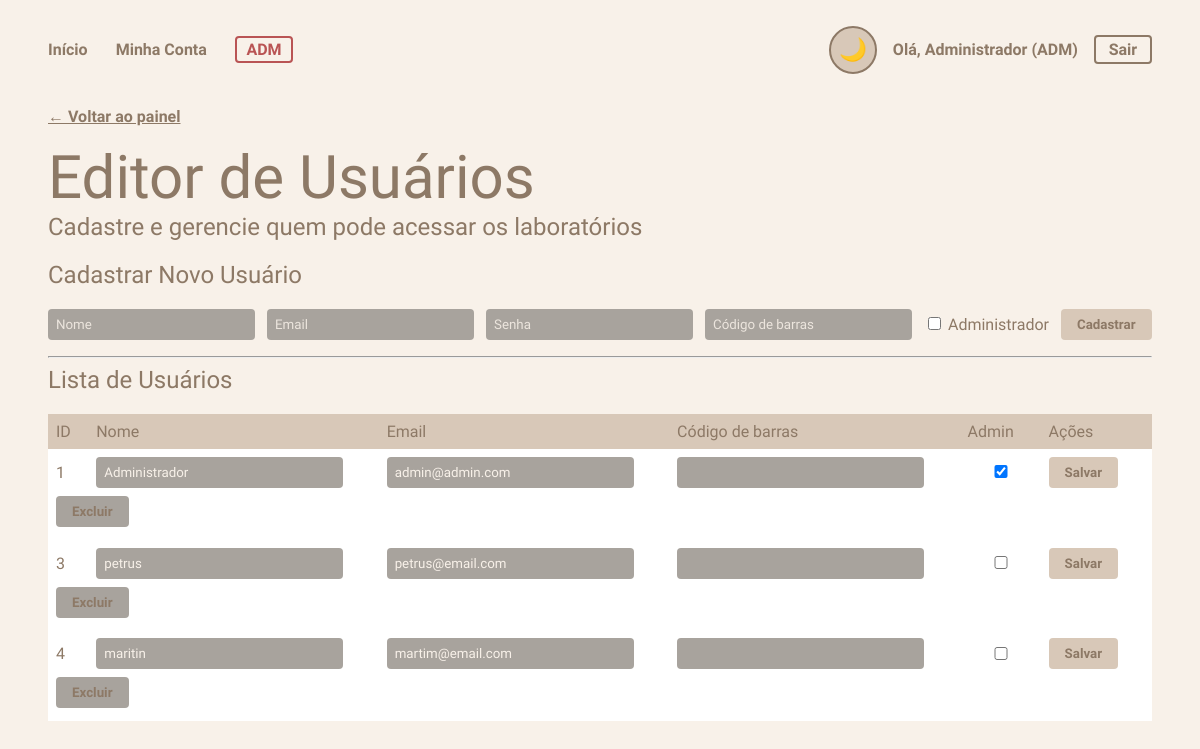
Screenshot of /admin/usuarios (signed in) with the database file from the repository.
### tables this page shows
CREATE TABLE SistemaUsuario (
        id INTEGER NOT NULL PRIMARY KEY AUTOINCREMENT,
        nome VARCHAR(100) NOT NULL,
        email VARCHAR(100) NOT NULL UNIQUE,
        senha_hash VARCHAR(200) NOT NULL,
        is_admin BOOLEAN NOT NULL DEFAULT 0,
        criado_em TIMESTAMP DEFAULT CURRENT_TIMESTAMP
    , codigo_barras VARCHAR(50));

### routes.py (the view, shortened to what this page needs)
@app.route("/admin/usuarios", methods=["GET", "POST"])
@admin_required
def admin_usuarios():
    mensagem = None
    usuarios = ListarUsuariosSistema()
    return render_template("admin_usuarios.html", usuarios=usuarios, mensagem=mensagem)

### agenda.py (called while the page is built)
def Periodos():
    return PERIODOS

### autenticacao.py (called while the page is built)
def admin_required(funcao):
    @wraps(funcao)
    def decorada(*args, **kwargs):
        if not session.get("usuario_id"):
            return redirect(url_for("login"))
        if not session.get("usuario_admin"):
            return redirect(url_for("home"))
        return funcao(*args, **kwargs)
    return decorada

### routes.py (called while the page is built)
@app.context_processor
def contexto_global():
    return {
        "periodos": Periodos(),
        "hoje": date.today().isoformat(),
        "usuario_sessao": session.get("usuario_nome"),
        "usuario_eh_admin": session.get("usuario_admin", False),
    }

### usuarios.py (called while the page is built)
def ListarUsuariosSistema():
    cursor.execute(
        "SELECT id, nome, email, is_admin, codigo_barras FROM SistemaUsuario ORDER BY id"
    )
    return cursor.fetchall()

### templates/admin_usuarios.html (shortened to what this page needs)
{% extends "base.html" %}
{% block conteudo %}
    <p class="link-extra"><a href="{{ url_for('admin_dashboard') }}">← Voltar ao painel</a></p>
    <h1>Editor de Usuários</h1>
    <h2>Cadastre e gerencie quem pode acessar os laboratórios</h2>
    <h2>Cadastrar Novo Usuário</h2>
    <form action="{{ url_for('admin_usuarios') }}" method="POST">
        <input type="text" name="nome" placeholder="Nome" required>
        <input type="email" name="email" placeholder="Email" required>
        <input type="password" name="senha" placeholder="Senha" required>
        <input type="text" name="codigo_barras" placeholder="Código de barras">
        <label><input type="checkbox" name="is_admin" value="1"> Administrador</label>
        <button type="submit">Cadastrar</button>
    </form>
    <hr>
    <h2>Lista de Usuários</h2>
    <table>
        <thead>
            <tr>
                <th>ID</th>
                <th>Nome</th>
                <th>Email</th>
                <th>Código de barras</th>
                <th>Admin</th>
                <th>Ações</th>
            </tr>
        </thead>
        <tbody>
            {% for usuario in usuarios %}
            <tr>
                <form action="{{ url_for('admin_usuarios') }}" method="POST">
                    <td>{{ usuario[0] }}</td>
                    <td><input type="text" name="nome" value="{{ usuario[1] }}"></td>
                    <td><input type="email" name="email" value="{{ usuario[2] }}"></td>
                    <td><input type="text" name="codigo_barras" value="{{ usuario[4] or '' }}"></td>
                    <td><input type="checkbox" name="is_admin" value="1" {% if usuario[3] %}checked{% endif %}></td>
                    <td><button type="submit">Salvar</button></td>
                </form>
            </tr>
            <tr>
                <form action="{{ url_for('admin_usuarios') }}" method="POST">
                    <td colspan="6" class="acoes-excluir">
                        <button type="submit" class="botao-excluir"
                                onclick="return confirm('Excluir este usuário? (remove as reservas dele)')">Excluir</button>
                    </td>
                </form>
            </tr>
            {% else %}
            <tr>
                <td colspan="6" style="text-align: center;">Nenhum usuário cadastrado.</td>
            </tr>
            {% endfor %}
        </tbody>
    </table>
{% endblock %}

### templates/base.html (shortened to what this page needs)
<!DOCTYPE html>
<html lang="pt-br">
<head>
    <link rel="stylesheet" href="{{ url_for('static', filename='style.css') }}">
</head>
<body>
    <header class="topo">
        <nav class="nav-principal">
            <a href="{{ url_for('home') }}" {% if request.endpoint == 'home' %}class="ativo"{% endif %}>Início</a>
            {% if usuario_sessao %}
                <a href="{{ url_for('config') }}" {% if request.endpoint in ['config', 'minhas_reservas', 'historico'] %}class="ativo"{% endif %}>Minha Conta</a>
                {% if usuario_eh_admin %}
                    <a href="{{ url_for('admin_dashboard') }}" class="link-admin">ADM</a>
                {% endif %}
            {% else %}
                <a href="{{ url_for('login') }}" {% if request.endpoint == 'login' %}class="ativo"{% endif %}>Entrar</a>
            {% endif %}
        </nav>
        <div class="topo-direita">
            <button id="botao-tema" class="botao-tema" title="Alternar tema">🌙</button>
            {% if usuario_sessao %}
                <span class="boas-vindas">Olá, {{ usuario_sessao }}{% if usuario_eh_admin %} (ADM){% endif %}</span>
                <a class="botao-sair" href="{{ url_for('logout') }}">Sair</a>
            {% endif %}
        </div>
    </header>
    <main>
        {% block conteudo %}{% endblock %}
    </main>
</body>
</html>

### static/style.css (style rules this page uses)
:root { --bg: #f8f1e9; --bg-2: #ffffff; --texto: #8d7966; --texto-forte: #4a3f2f; --accent: #d8c8b8; --input-bg: #a8a39d; --input-texto: #f8f1e9; --borda: #8d7966; }
* { font-family: "Stack Sans Headline", sans-serif; font-optical-sizing: auto; font-weight: 400; font-style: normal; box-sizing: border-box; }
body { background-color: var(--bg); margin: 0; padding: 2vw 4vw; transition: background-color 0.3s ease, color 0.3s ease; color: var(--texto); }
h1 { font-size: 5vw; margin: 0; color: var(--texto); }
h2 { margin-top: 0; color: var(--texto); }
a { color: var(--texto); }
header.topo { display: flex; justify-content: space-between; align-items: center; flex-wrap: wrap; margin-bottom: 2rem; }
nav { margin: 1rem 0; }
nav a { color: var(--texto); text-decoration: none; font-weight: bold; margin-right: 1.5rem; border-bottom: 2px solid transparent; padding-bottom: 2px; }
.topo-direita { display: flex; align-items: center; gap: 1rem; }
.boas-vindas { font-weight: bold; }
.botao-tema { font-size: 1.4rem; width: 3rem; height: 3rem; border-radius: 50%; display: flex; align-items: center; justify-content: center; cursor: pointer; border: 2px solid var(--borda); background-color: var(--accent); }
.link-extra a { font-weight: bold; }
table { background-color: var(--bg-2); border-collapse: collapse; width: 100%; text-align: left; margin-top: 0.5rem; }
tr { color: var(--texto); }
th { background-color: var(--accent); padding: 0.5rem; }
td { padding: 0.5rem; }
td input { width: 90%; }
.acoes-excluir { padding-top: 0 !important; padding-bottom: 0.8rem !important; }
form { display: flex; flex-wrap: wrap; gap: 0.75rem; align-items: center; margin-bottom: 1rem; }
input, select { background-color: var(--input-bg); color: var(--input-texto); border: none; padding: 0.5rem; border-radius: 4px; }
input::placeholder { color: var(--input-texto); opacity: 0.85; }
button { color: var(--texto); background-color: var(--accent); border: none; padding: 0.5rem 1rem; border-radius: 4px; cursor: pointer; font-weight: bold; }
.botao-excluir { background-color: var(--input-bg); }
.link-admin { color: #b95454; border: 2px solid #b95454; border-radius: 4px; padding: 0.1rem 0.6rem; }
.botao-sair { font-weight: bold; color: var(--texto); border: 2px solid var(--borda); border-radius: 4px; padding: 0.2rem 0.8rem; text-decoration: none; }

### rows the page displays
SistemaUsuario: nome "Administrador", id "1", email "admin@admin.com", is_admin "☑"
SistemaUsuario: id "3", nome "petrus", email "petrus@email.com"
SistemaUsuario: id "4", nome "maritin", email "martim@email.com"
